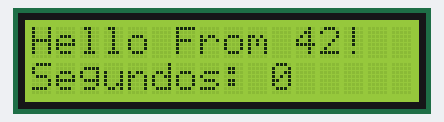
Recording of a sketch running on a simulated Arduino Uno, built with avr-gcc and run on an emulated ATmega328P. Shown: 16×2 character LCD.

Above: at 0.1 s.
At 4.1 s:
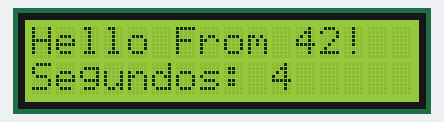
At 9.1 s:
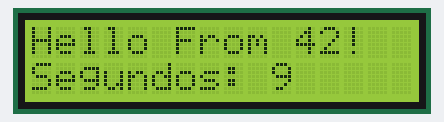
At 19.1 s:
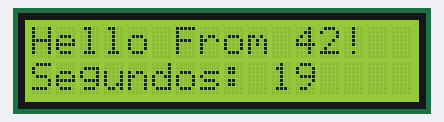
At 29.1 s:
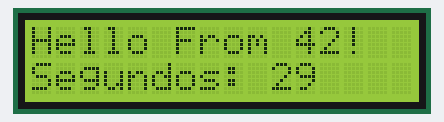
At 39.1 s:
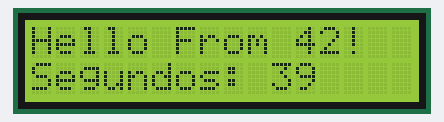

Measured:
- what the display in image 1 shows lasts 1.0 s, from 4.0 s to 5.0 s

The sketch:

01_Hello_From_42.ino
```cpp
#include <LiquidCrystal.h>

/*	Se crea una instancia de la librería LiquidCrystal
	Los parámetros son los pines a los que está conectado el LCD
	En este caso, se utilizan los pines 7, 8, 9, 10, 11 y 12
	Estos pines son los pines de control y datos del LCD	*/
LiquidCrystal lcd(7, 8, 9, 10, 11, 12);

// Variable para almacenar el tiempo de inicio
unsigned long startTime;

void setup() {
  // configura el número de columnas y filas del LCD
  lcd.begin(16, 2);
  // imprime un mensaje en el LCD.
  lcd.print("Hello From 42!");
}

void loop() {
  // Calcula los segundos transcurridos desde startTime
  unsigned long seconds = (millis() - startTime) / 1000;

  // Si los segundos llegan a 42, reinicia el conteo
  if (seconds > 42) {
    startTime = millis(); // Actualiza el tiempo de inicio
    seconds = 0; // Reinicia los segundos a 0
  }

  // Posiciona el cursor en columna 0, línea 1
  lcd.setCursor(0, 1);
  // Imprime el número de segundos
  lcd.print("Segundos: ");
  lcd.print(seconds);

  // Asegura que el resto de la línea se limpie (evita "basura")
  lcd.print("   ");
}
```
